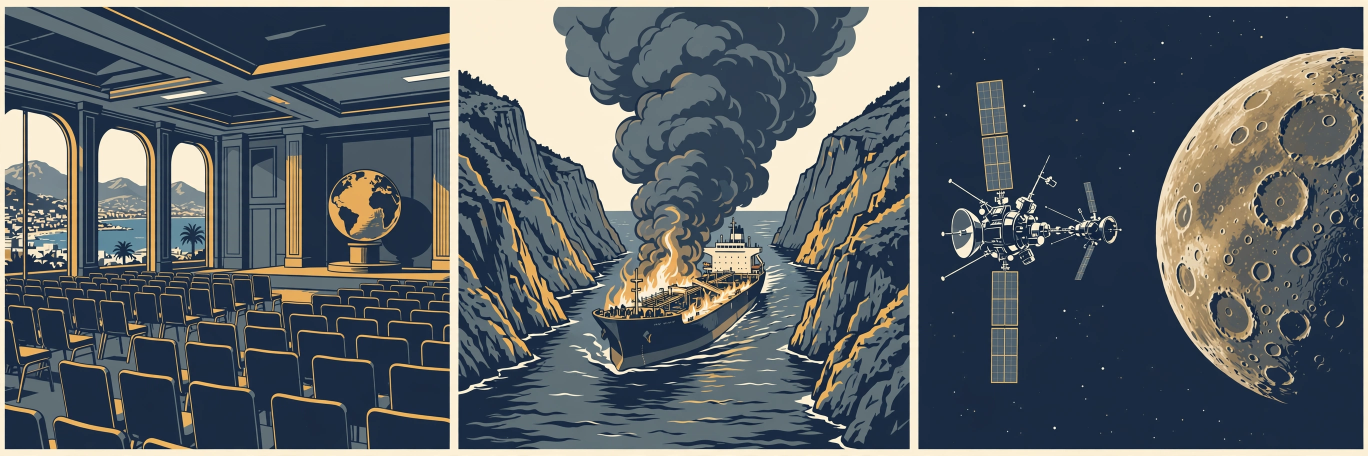
#> input picture hero.png, 2736 x 912 px (shown at 1/2 size)
$ python draw.py
#> lines starting #> are read from the running program, lines starting #| are printed output that depends on the picture
#!/usr/bin/env python3
"""Build entry.png for news-image-20261122: a one-page newspaper front page
summing up the world news of Sunday 22 November 2026.

Layout (1024 x 1024, deterministic): masthead with the date, a three-panel
hero illustration (climate summit / burning tanker / Mercury probe), six
labelled story boxes, and an "also today" ticker. All text is drawn with
PIL from DejaVu fonts, so every label is crisp and legible; the hero art
carries no text of its own.

Run: python3 draw.py  -> writes entry.png beside this file.
"""
import textwrap
from pathlib import Path

from PIL import Image, ImageDraw, ImageFont

HERE = Path(__file__).resolve().parent
W, H = 1024, 1024

PAPER = (247, 243, 232)
INK = (20, 24, 30)
NAVY = (20, 38, 62)
NAVY2 = (28, 52, 82)
GOLD = (198, 148, 52)
RUST = (166, 52, 32)
GREY = (92, 96, 104)
RULE = (196, 188, 172)

SERIF_B = "/usr/share/fonts/truetype/dejavu/DejaVuSerif-Bold.ttf"
SERIF = "/usr/share/fonts/truetype/dejavu/DejaVuSerif.ttf"
SANS_B = "/usr/share/fonts/truetype/dejavu/DejaVuSans-Bold.ttf"
SANS = "/usr/share/fonts/truetype/dejavu/DejaVuSans.ttf"


def font(path, size):
    return ImageFont.truetype(path, size)


def wrap(draw, text, fnt, width):
    """Greedy word wrap to a pixel width; returns list of lines."""
    lines, cur = [], ""
    for word in text.split():
        trial = (cur + " " + word).strip()
        if draw.textlength(trial, font=fnt) <= width:
            cur = trial
        else:
            if cur:
                lines.append(cur)
            cur = word
    if cur:
        lines.append(cur)
    return lines


STORIES = [
    ("CLIMATE  ·  ANTALYA, TURKEY", "COP31 ends with no deal",
     "After 17 days of talks, the climate summit collapses over fossil "
     "fuels. The EU rejects a final text that never names them."),
    ("CONFLICT  ·  BENGHAZI, LIBYA", "Russian warship hit at port",
     "A suspected Ukrainian sea drone strikes a corvette docked at "
     "Benghazi. A second ship is reported targeted."),
    ("CONFLICT  ·  DYMER, UKRAINE", "Kyiv apartment block hit",
     "A Russian drone partly destroys a five-storey block north of Kyiv. "
     "Three people are killed and 14 are missing."),
    ("CONFLICT  ·  STRAIT OF HORMUZ", "Iran strikes tankers",
     "Tankers are hit near Hormuz and a site in Bahrain is struck, two "
     "wounded, as a US naval blockade standoff deepens."),
    ("POLITICS  ·  WASHINGTON, USA", "Democrats take the House",
     "Democrats win at least 258 seats — their largest House majority "
     "since 1992."),
    ("MARKETS  ·  NEW YORK", "Stocks slide in AI sell-off",
     "The S&P 500 falls 3.7% and Japan's Nikkei 5.1% as investors dump "
     "AI shares."),
]

TICKER = ("ALSO TODAY:  BepiColombo enters orbit around Mercury  •  Mexico "
          "captures cartel boss 'El Chapo Isidro'  •  Banten candy factory "
          "fire: 3 dead, 34 missing  •  Gukesh–Sindarov world chess title "
          "match begins  •  UN court: Myanmar committed genocide against "
          "the Rohingya")


def main():
    img = Image.new("RGB", (W, H), PAPER)
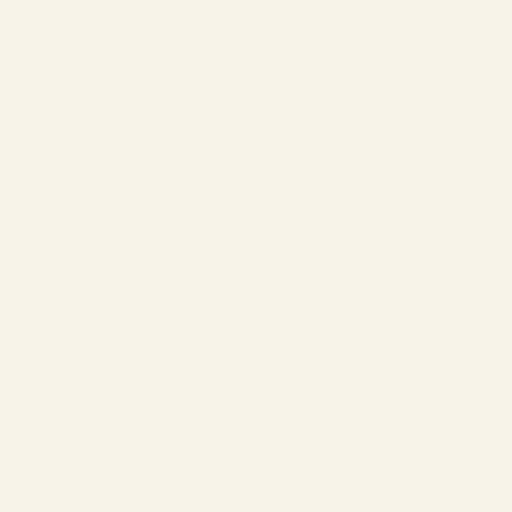
#> img: PIL image 1024x1024 RGB (shown at 1/2 size); mean R, G, B 247, 243, 232
    d = ImageDraw.Draw(img)

    # --- Masthead -------------------------------------------------------
    d.rectangle([0, 0, W, 96], fill=NAVY)
    d.rectangle([0, 96, W, 100], fill=GOLD)
    f_title = font(SERIF_B, 34)
    f_date = font(SANS_B, 22)
    d.text((24, 30), "THE WORLD IN ONE PAGE", font=f_title, fill=PAPER)
    date = "SUNDAY 22 NOVEMBER 2026"
    d.text((W - 24 - d.textlength(date, font=f_date), 36), date,
           font=f_date, fill=(232, 196, 110))

    # --- Hero illustration ----------------------------------------------
    hero = Image.open(HERE / "hero.png").convert("RGB")
#> hero is the input picture: PIL image 2736x912 RGB; mean R, G, B 88.3, 95.7, 100.8
    # Centre-crop to the 1024x296 strip ratio, then resize.
    tw, th = 1024, 296
    scale = max(tw / hero.width, th / hero.height)
#> scale = 0.374
    hero = hero.resize((round(hero.width * scale), round(hero.height * scale)),
                       Image.LANCZOS)
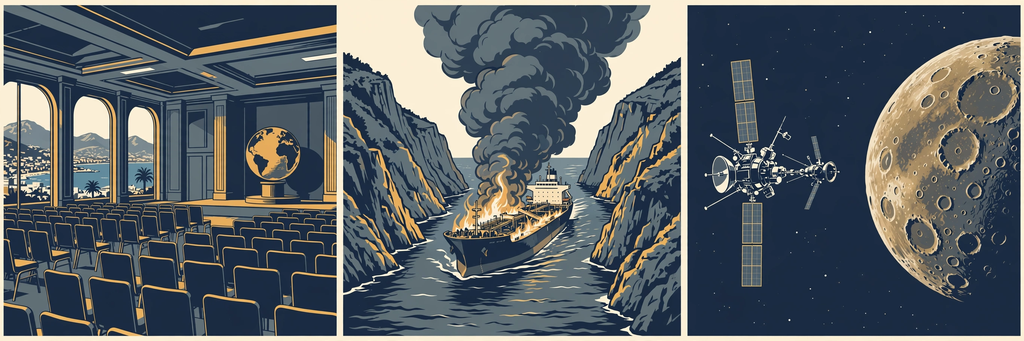
#> hero: PIL image 1024x341 RGB; mean R, G, B 88.3, 95.7, 100.8
    x0 = (hero.width - tw) // 2
#> x0 = 0
    y0 = (hero.height - th) // 2
#> y0 = 22
    hero = hero.crop((x0, y0, x0 + tw, y0 + th))
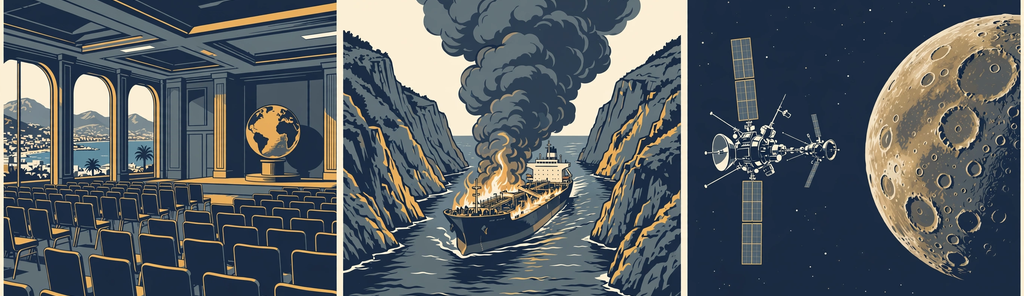
#> hero: PIL image 1024x296 RGB; mean R, G, B 86, 93.3, 98.4
    img.paste(hero, (0, 100))
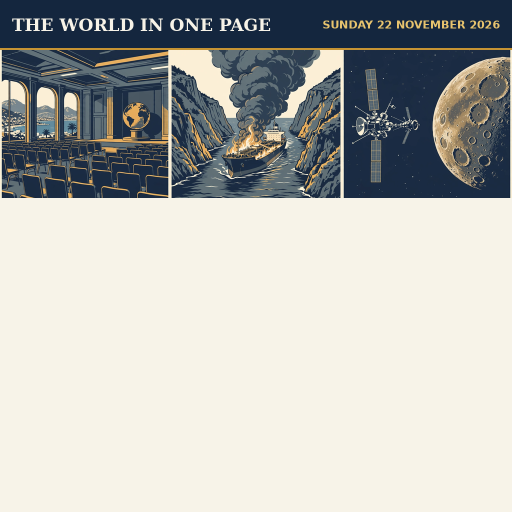
#> img: PIL image 1024x1024 RGB (shown at 1/2 size); mean R, G, B 180.6, 181.5, 177.7
    d.rectangle([0, 396, W, 400], fill=GOLD)

    # --- Deck line --------------------------------------------------------
    f_deck = font(SERIF, 21)
    deck = ("Climate talks collapse, tankers burn in the Strait of Hormuz, "
            "and a probe reaches Mercury.")
    d.text(((W - d.textlength(deck, font=f_deck)) / 2, 414), deck,
           font=f_deck, fill=INK)

    # --- Story grid: 2 columns x 3 rows ----------------------------------
    gx, gy = 24, 452
    bw, bh = 476, 148
    gapx, gapy = 24, 14
    f_kick = font(SANS_B, 15)
    f_body = font(SANS, 17)
    for i, (kicker, head, body) in enumerate(STORIES):
        col, row = i % 2, i // 2
        x = gx + col * (bw + gapx)
        y = gy + row * (bh + gapy)
        d.rectangle([x, y, x + bw, y + bh], outline=RULE, width=1)
        d.rectangle([x, y, x + 6, y + bh], fill=RUST if i % 2 == 0 else NAVY2)
        tx = x + 20
        d.text((tx, y + 12), kicker, font=f_kick, fill=RUST)
        # Headline: shrink to fit one line, else wrap to two lines.
        size = 25
        f_head = font(SERIF_B, size)
        while size > 18 and d.textlength(head, font=f_head) > bw - 40:
            size -= 1
            f_head = font(SERIF_B, size)
        head_lines = [head] if d.textlength(head, font=f_head) <= bw - 40 \
            else wrap(d, head, f_head, bw - 40)
        hy = y + 36
        for hl in head_lines[:2]:
            d.text((tx, hy), hl, font=f_head, fill=INK)
            hy += size + 5
        lines = wrap(d, body, f_body, bw - 40)
        ly = hy + 6
        for line in lines[:3]:
            d.text((tx, ly), line, font=f_body, fill=(52, 56, 64))
            ly += 23
#> this loop made 6 passes
#> head_lines on passes 1 to 6: ['COP31 ends with no deal'], ['Russian warship hit at port'], ['Kyiv apartment block hit'], ['Iran strikes tankers'], ['Democrats take the House'], ['Stocks slide in AI sell-off']

    # --- Ticker -----------------------------------------------------------
    ty = 452 + 3 * bh + 2 * gapy + 16  # 940
    d.rectangle([0, ty, W, H], fill=NAVY)
    d.rectangle([0, ty, W, ty + 4], fill=GOLD)
    f_tick = font(SANS, 18)
    lines = wrap(d, TICKER, f_tick, W - 48)
#> lines = 3 items
    ly = ty + 14
    for line in lines:
        d.text((24, ly), line, font=f_tick, fill=PAPER)
        ly += 25
#> this loop made 3 passes
#> ly on passes 1 to 3: 979, 1004, 1029
#> after the loop, ly = 1029

    out = HERE / "entry.png"
    img.save(out, "PNG", optimize=True)
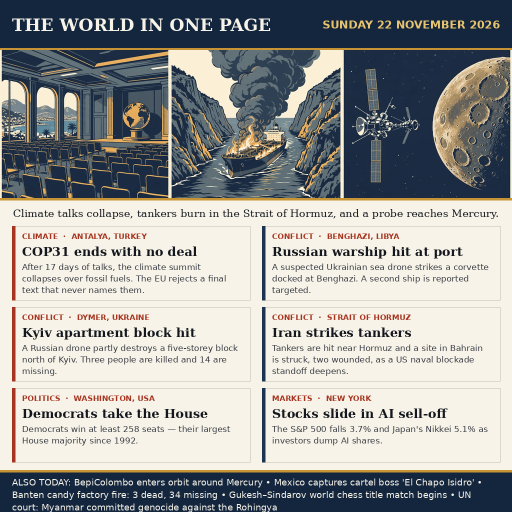
#> saved as entry.png: PIL image 1024x1024 RGB (shown at 1/2 size); mean R, G, B 156.5, 157.7, 156
    print("wrote", out, img.size, out.stat().st_size, "bytes")
#| wrote entry.png (1024, 1024) 540660 bytes


if __name__ == "__main__":
    main()
